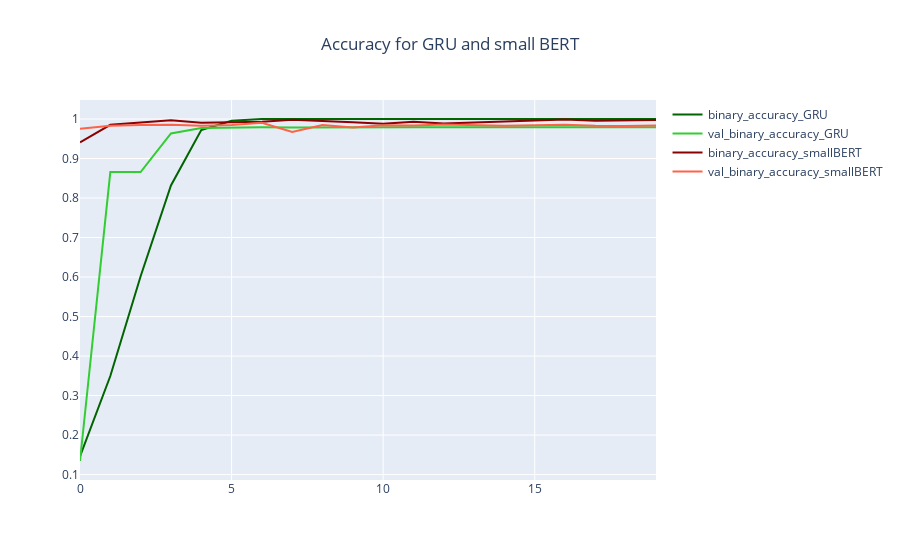

This figure's notebook cell:
### Code cell
fig = go.Figure()
fig.add_trace(go.Scatter(y=GRU_history["binary_accuracy"],
                    mode='lines',
                    name='binary_accuracy_GRU',
                    marker_color = 'darkgreen'))
fig.add_trace(go.Scatter(y=GRU_history["val_binary_accuracy"],
                    mode='lines',
                    name='val_binary_accuracy_GRU',
                    marker_color = 'limegreen'))
fig.add_trace(go.Scatter(y=TL_history["binary_accuracy"],
                    mode='lines',
                    name='binary_accuracy_smallBERT',
                    marker_color = 'darkred'))
fig.add_trace(go.Scatter(y=TL_history["val_binary_accuracy"],
                    mode='lines',
                    name='val_binary_accuracy_smallBERT',
                    marker_color = 'tomato'))
fig.update_layout(title='Accuracy for GRU and small BERT', title_x = 0.5,
                  yaxis_zeroline=False, xaxis_zeroline=False)
fig.show()

### Figure 1 — Plotly figure (JSON) as saved in the notebook; plotly's stock layout.template omitted (floating-point values rounded to 4 significant figures)
{"data": [{"marker": {"color": "darkgreen"}, "mode": "lines", "name": "binary_accuracy_GRU", "type": "scatter", "y": [0.1461, 0.3495, 0.6021, 0.8318, 0.9722, 0.9954, 0.9997, 1, 1, 1, 1, 1, 1, 1, 1, 1, 1, 1, 1, 1]}, {"marker": {"color": "limegreen"}, "mode": "lines", "name": "val_binary_accuracy_GRU", "type": "scatter", "y": [0.1344, 0.8656, 0.8656, 0.9634, 0.9772, 0.9784, 0.979, 0.9784, 0.979, 0.9784, 0.979, 0.979, 0.979, 0.979, 0.979, 0.979, 0.979, 0.979, 0.979, 0.979]}, {"marker": {"color": "darkred"}, "mode": "lines", "name": "binary_accuracy_smallBERT", "type": "scatter", "y": [0.9408, 0.9853, 0.9913, 0.9969, 0.9907, 0.9925, 0.9933, 0.9982, 0.9956, 0.992, 0.9879, 0.9931, 0.9884, 0.9913, 0.9941, 0.9977, 0.999, 0.9956, 0.9959, 0.9974]}, {"marker": {"color": "tomato"}, "mode": "lines", "name": "val_binary_accuracy_smallBERT", "type": "scatter", "y": [0.9754, 0.9826, 0.985, 0.9856, 0.9826, 0.985, 0.9904, 0.967, 0.985, 0.9784, 0.9844, 0.9838, 0.9862, 0.9844, 0.9832, 0.9844, 0.9856, 0.9826, 0.982, 0.9838]}], "layout": {"title": {"text": "Accuracy for GRU and small BERT", "x": 0.5}, "xaxis": {"zeroline": false}, "yaxis": {"zeroline": false}}}
